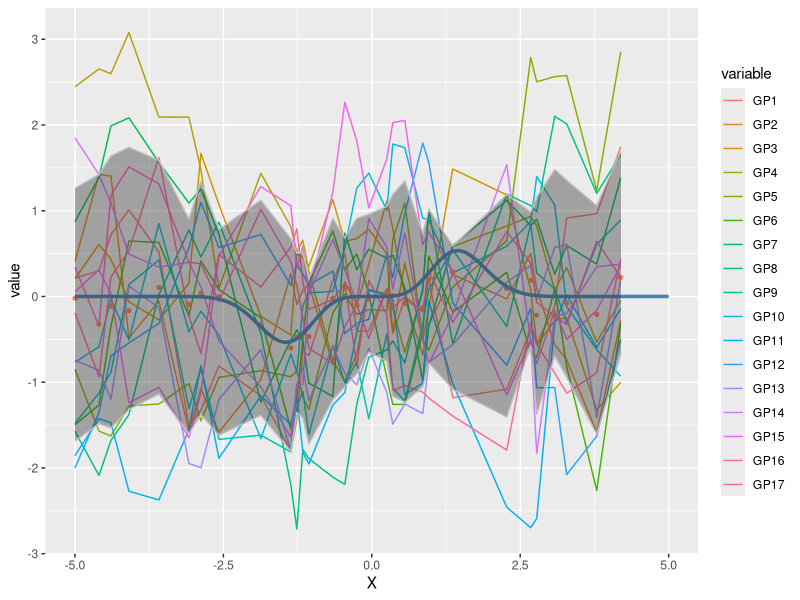
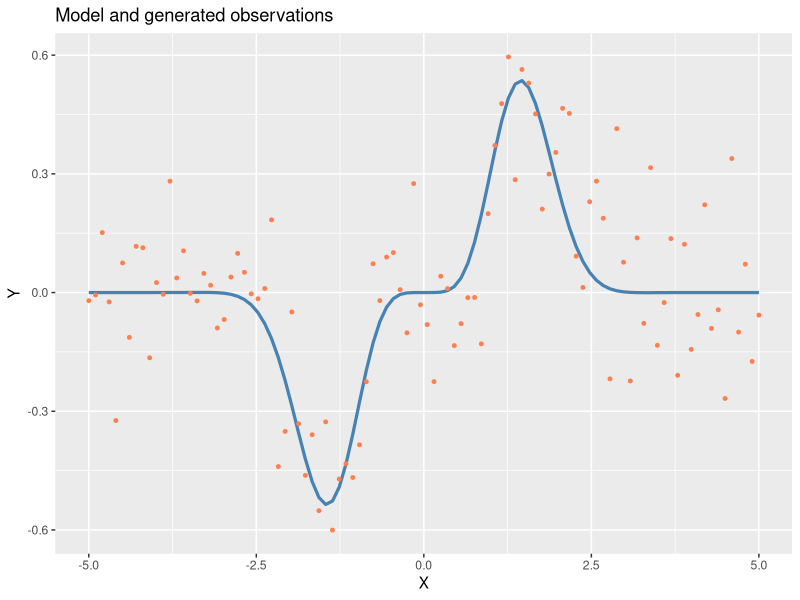

Source code (R) for these figures, in order:
## Preamble and imports
rm(list=ls())
seed = 33
set.seed(seed)
library(ggplot2)
library(MASS)
library(reshape)

## Parameters
t0 = -5
t1 = 5
N = 100 # plotting resolution
M = 30 # sampling density (M \le N)
sig = 0.15 # y = f(x) + e where e ~ N(0, sig)

## Define the model f(x)
mod = function(x){
    return(sin(x)*exp(-(x^2))*x^4)
}

## Generate some observations
xs_plot = seq(t0, t1, length.out=N)
ys_plot_no_noise = mod(xs_plot)
ys_plot = ys_plot_no_noise + rnorm(N, mean=0, sd=sig)
ixs = sample(1:N, M, replace=FALSE)
xs = xs_plot[ixs]
ys = ys_plot[ixs]

## Plot the true function and the noisy observations
plt_obs = ggplot(data.frame(x=xs_plot, yo=ys_plot, yt=ys_plot_no_noise)) +
    geom_line(aes(x=x, y=yt), color="steelblue", size=1.1) +
    geom_point(aes(x=x, y=yo), color="coral", size=1) +
    labs(x="X", y="Y", title="Model and generated observations")


# src: https://www.cs.toronto.edu/~hinton/csc2515/notes/gp_slides_fall08.pdf
kernel = function(x1, x2){
    return(exp(-abs(x1-x2)))
}
S = outer(xs, xs, kernel) # covariance matrix computation
# means are the observed values

## Plot a handful of draws from this process
K = 17 # number of draws
gpdraws = mvrnorm(K, ys, S)
df_gp_ex = data.frame(t(gpdraws))
names(df_gp_ex) = paste(rep("GP", K), 1:K, sep="")
df_gp_ex$X = xs
df_gp_ex_m = melt(df_gp_ex, id=c("X"))
df_gp_ex_qs = data.frame(
    t(apply(gpdraws, 2, function(x){quantile(x, c(0.1, 0.9))}))
)
names(df_gp_ex_qs) = c("q0.1", "q0.9")
df_gp_ex_qs$x = xs
plt_ex_gp = ggplot(data=df_gp_ex) +
    geom_line(data=df_gp_ex_m, aes(x=X, y=value, color=variable)) +
    geom_point(data=data.frame(x=xs, y=ys),
               aes(x=x, y=y), color="coral", size=1.1) +
    geom_line(data=data.frame(x=xs_plot, y=ys_plot_no_noise),
              aes(x=x, y=y), color="steelblue", size=1.2) +
    geom_ribbon(data=df_gp_ex_qs,
                aes(ymin=q0.1, ymax=q0.9, x=x), alpha=0.4, color="grey")
